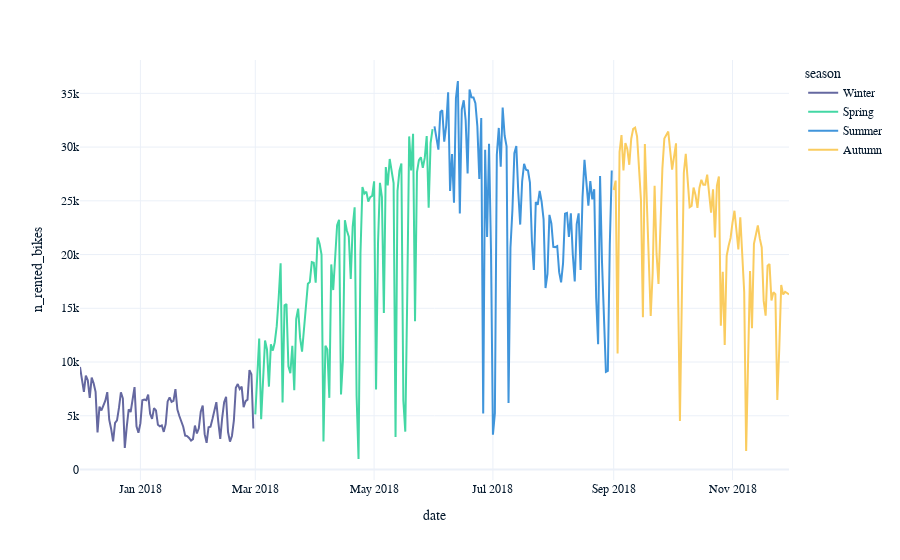

Source (notebook cell):
### Code cell
# Copy the previous chain of manipulations and add season as a variable to group by
by_season = df \
	.groupby(by=["date","season"], as_index=False) \
	.sum("n_rented_bikes") \
	[["date", "season","n_rented_bikes"]]

# Copy the code for the previous line plot and map season to color
px.line(by_season, x = 'date', y = 'n_rented_bikes', color = "season")
